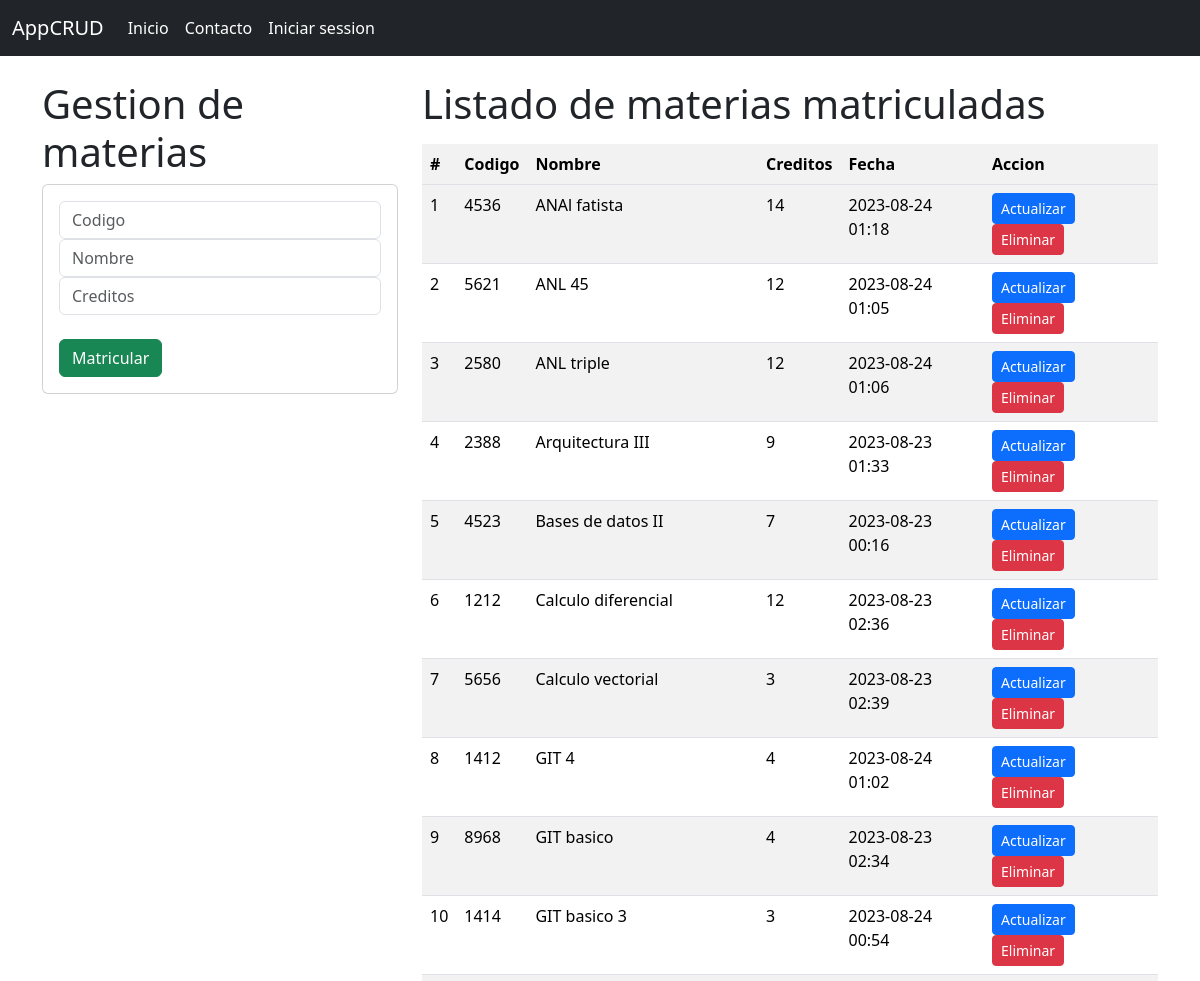
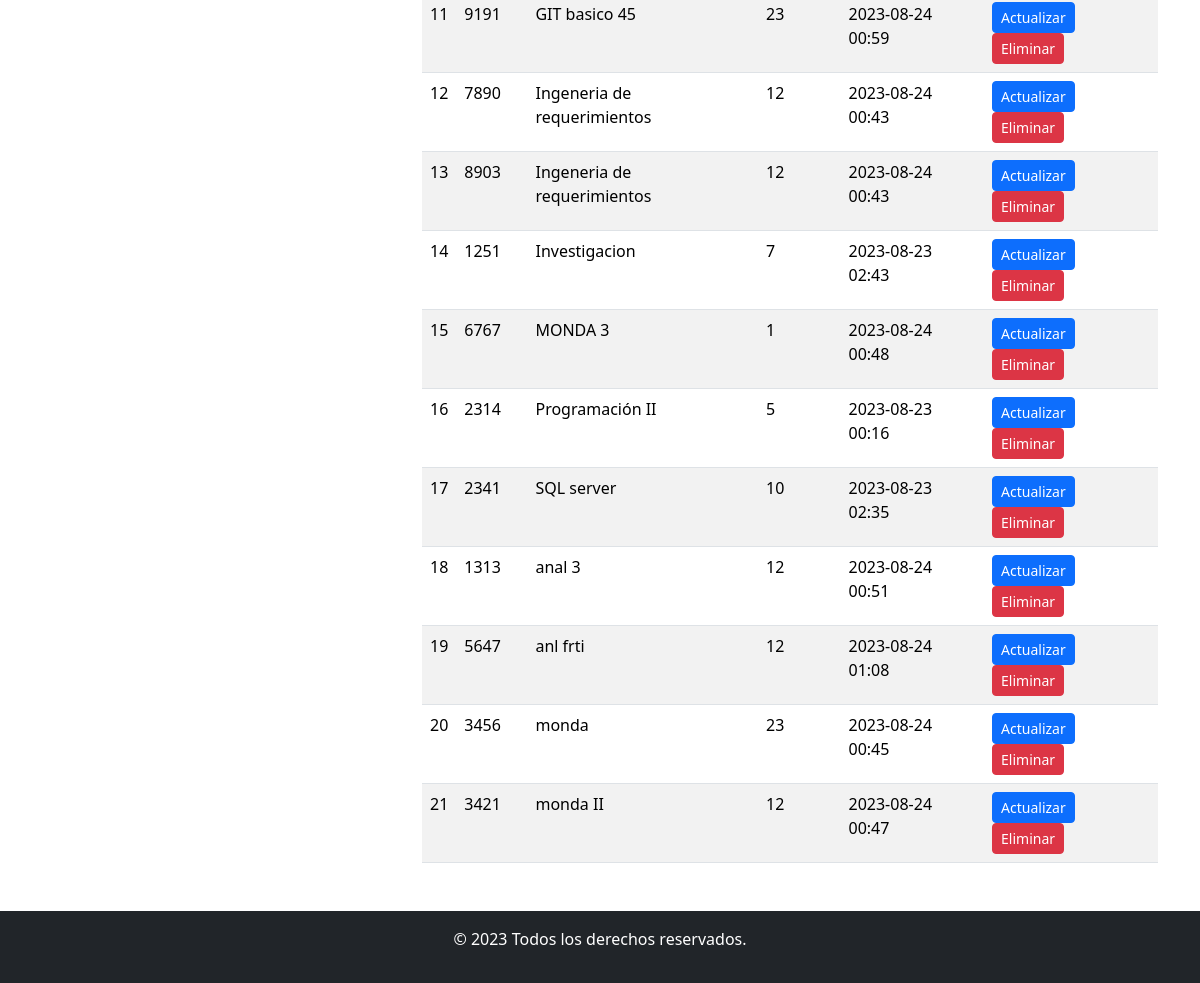
Page /home/ on the earlier database version (2 pictures, top to bottom).
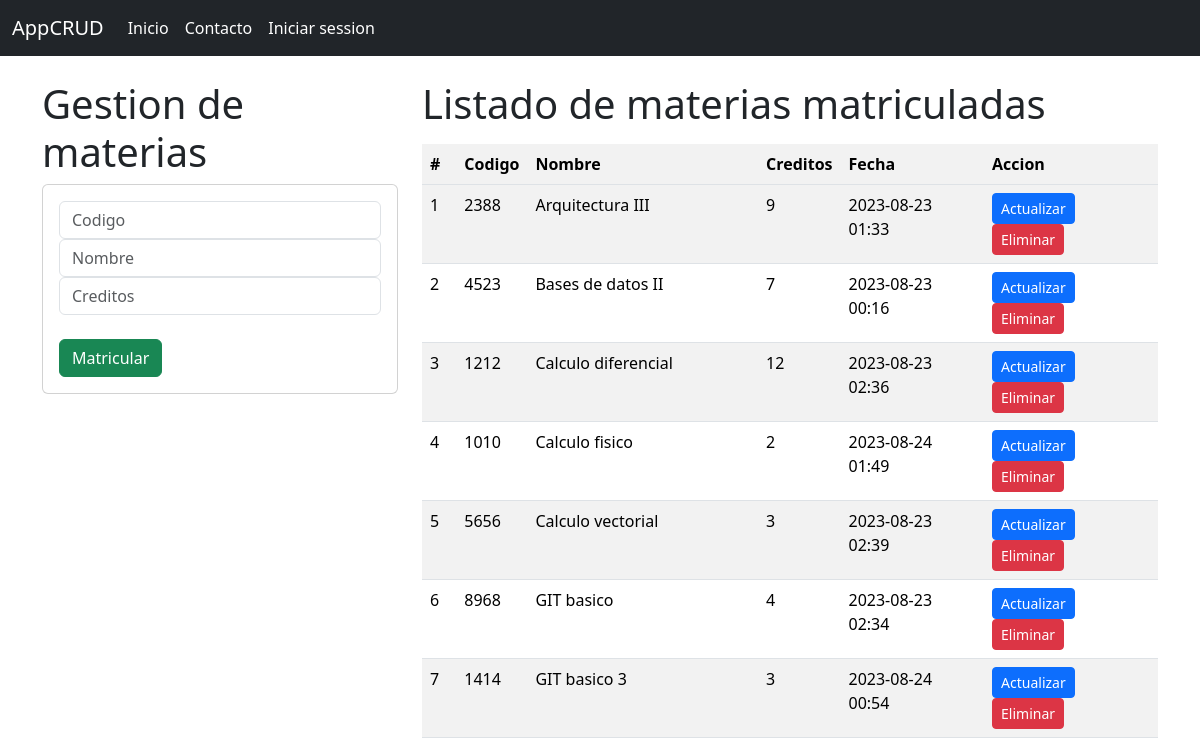
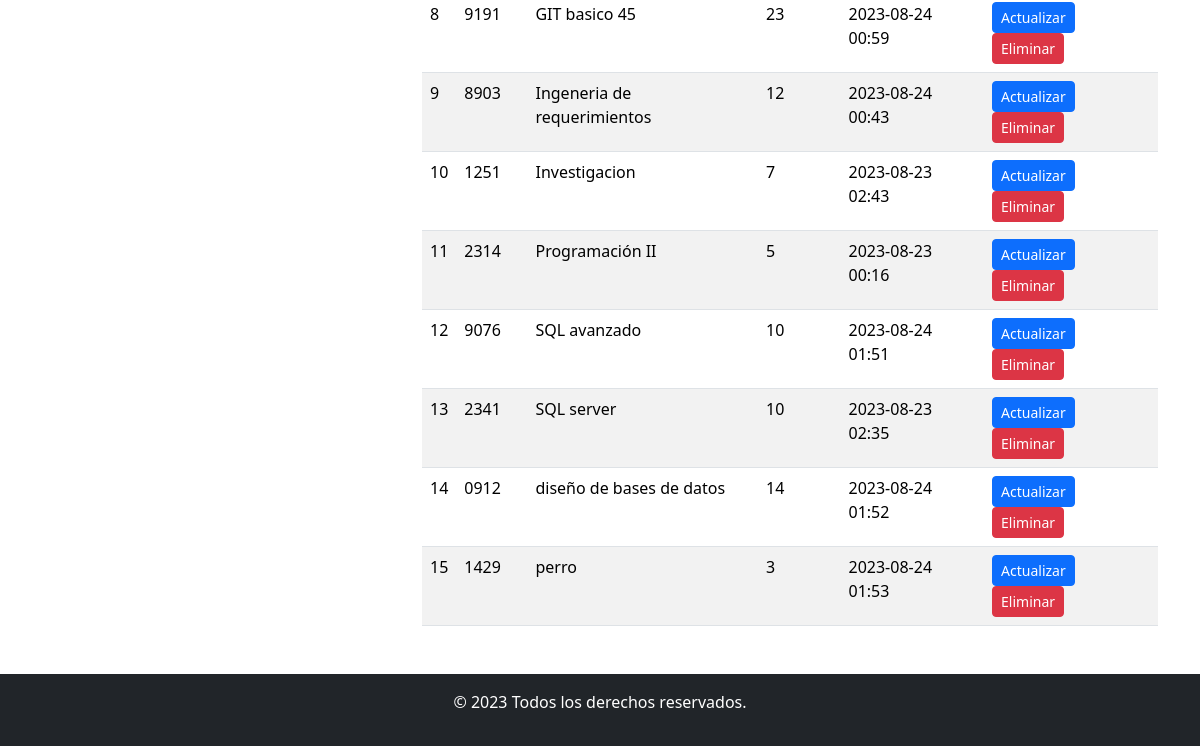
Same page on the later database version (2 pictures, top to bottom).
### GestionarMaterias/models.py (models this page shows, shortened)
class MaricularMaterias(models.Model):
    id = models.CharField(primary_key=True,  max_length=5)
    nombre = models.CharField(max_length=40, blank=False, null=False)
    creditos = models.PositiveSmallIntegerField(blank=False, null=False)
    fecha = models.DateTimeField(auto_now=True)

### GestionarMaterias/views.py (the view)
# urls.py: path('home/', views.home, name="home" ),
def home(request):
    materias = MaricularMaterias.objects.all().order_by("nombre")
    contexto = {"materias": materias}
    return render(request, "gestionMaterias.html", context=contexto)

### GestionarMaterias/templates/gestionMaterias.html (shortened to what this page needs)
{% extends "main.html" %}
{% block body %}
<div class="row">
    <div class="col-sm-12 col-md-6 col-lg-4 col-xl-4">
        <h1> Gestion de materias</h1>
        <div class="card">
            <div class="card-body">
                <form action="{% url 'register' %}" method="POST">
                    <div class="form-group">
                        <input type="text"  name="codigo" class="form-control" placeholder="Codigo" required>
                    </div>
                    <div class="form-group">
                        <input type="text"  name="nombre" class="form-control" placeholder="Nombre"  max="40" required>
                    </div>
                    <div class="form-group">
                        <input type="text" name="creditos" class="form-control" placeholder="Creditos" required>
                    </div>
                    <div class="form-group">
                        <br>
                        <button type="submit" class="btn btn-success "> Matricular</button>
                    </div>
                </form>
            </div>
        </div>
    </div>
<div class="col-sm-12 col-md-6 col-lg-8 col-xl-8">
    <h1> Listado de materias matriculadas</h1>
    <div class="table-responsive py-2">
        <table class="table table-striped">
            <thhead>
                <tr>
                    <th> #</th>
                    <th>Codigo</th>
                    <th>Nombre</th>
                    <th>Creditos</th>
                    <th>Fecha</th>
                    <th>Accion</th>
                </tr>
            </thhead>
            <tbody>
                {% for materia in materias %}
                <tr>
                    <td>{{forloop.counter}}</td>
                    <td>{{materia.id}}</td>
                    <td>{{materia.nombre}}</td>
                    <td>{{materia.creditos}}</td>
                    <td>{{materia.fecha|date:"Y-m-d H:i"}}</td>
                    <td>
                        <div class="btn-group" role="group" aria-label="Botones de Acción">
                            <form action="{% url "delete" materia.id %}" method="POST">
                                <input type="submit" class="btn btn-sm btn-primary" value="Actualizar">
                                <input type="submit" class="btn btn-sm btn-danger" value="Eliminar">
                            </form>
                        </div>
                      </td>
                </tr>
                {% endfor %}
            </tbody>
        </table>
    </div>
</div>
</div>
{% endblock %}

Differences in the rows shown:
removed MaricularMaterias: id "4536", nombre "ANAl fatista", creditos "14", fecha "2023-08-24 01:18"
removed MaricularMaterias: id "5621", nombre "ANL 45", creditos "12", fecha "2023-08-24 01:05"
removed MaricularMaterias: id "2580", nombre "ANL triple", creditos "12", fecha "2023-08-24 01:06"
removed MaricularMaterias: id "1412", nombre "GIT 4", creditos "4", fecha "2023-08-24 01:02"
removed MaricularMaterias: id "7890", nombre "Ingeneria de requerimientos", creditos "12", fecha "2023-08-24 00:43"
removed MaricularMaterias: id "6767", nombre "MONDA 3", creditos "1", fecha "2023-08-24 00:48"
removed MaricularMaterias: id "1313", nombre "anal 3", creditos "12", fecha "2023-08-24 00:51"
removed MaricularMaterias: id "5647", nombre "anl frti", creditos "12", fecha "2023-08-24 01:08"
removed MaricularMaterias: id "3456", nombre "monda", creditos "23", fecha "2023-08-24 00:45"
removed MaricularMaterias: id "3421", nombre "monda II", creditos "12", fecha "2023-08-24 00:47"
added MaricularMaterias: id "1010", nombre "Calculo fisico", creditos "2", fecha "2023-08-24 01:49"
added MaricularMaterias: id "9076", nombre "SQL avanzado", creditos "10", fecha "2023-08-24 01:51"
added MaricularMaterias: id "0912", nombre "diseño de bases de datos", creditos "14", fecha "2023-08-24 01:52"
added MaricularMaterias: id "1429", nombre "perro", creditos "3", fecha "2023-08-24 01:53"
